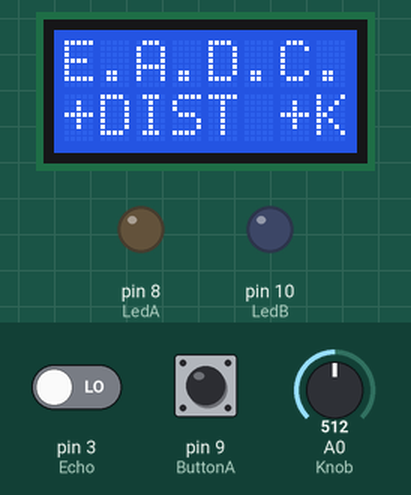
A sketch run on a simulated Arduino Mega 2560, built with avr-gcc and run on an emulated ATmega2560. On the bench: 8×2 character LCD, output pins drawn as LEDs (lit = HIGH). The inputs (shaded band) are chosen by the test bench; at power-on: pin 9 (ButtonA) LOW, pin 3 (Echo) LOW, A0 (Knob) = 512. Pins used as bus, display or sensor lines are not drawn; what the sketch prints to the serial monitor is not drawn.

Above: at 0.4 s.
At 3.9 s:
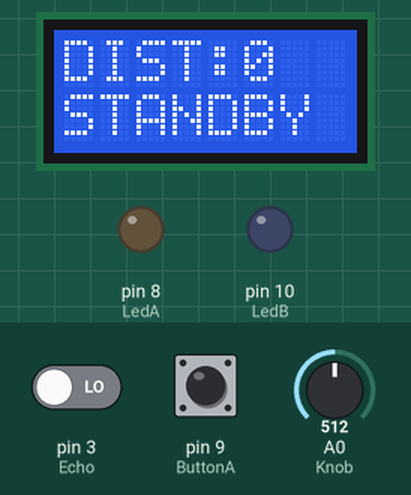
4.0 s: pin 9 (ButtonA) pulled HIGH for 1 s
At 4.9 s:
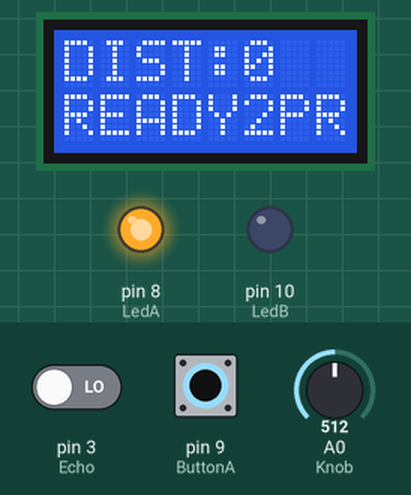
6.5 s: pin 9 (ButtonA) pulled HIGH for 3.2 s
At 8.7 s:
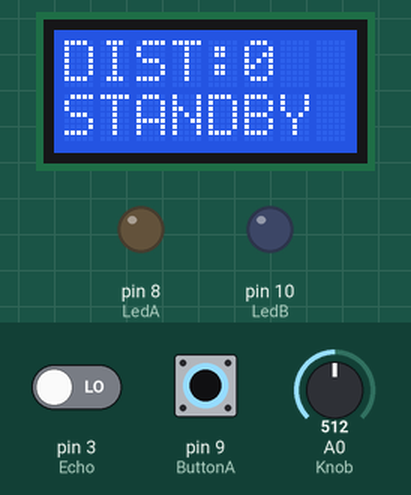
11.2 s: pin 9 (ButtonA) pulled HIGH for 0.15 s
At 12.1 s:
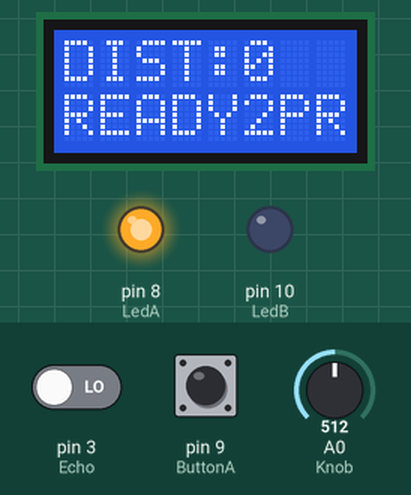
Timing chart, 0 to 14.2 s (numbered marks = the images above; inputs shaded):
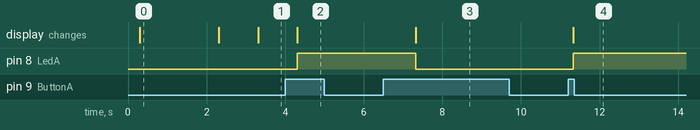

The sketch:

04_Frankenstein_Knob_Button_DistanceSensor_control.ino
```cpp
/// Controlled flow extruder ///
/// Speed is regulated by potentiometer (knob) ///
/// The extrusion starts only when the first button is pressed and the sensor is at the correct distance (below the defined value) ///
/// Avoid Serial.Print type commands in the void loop to take full advantage of the motor speed ///

const int StepsPerRev = 400;
const int Knob = A0;
const int ButtonA = 9;
const int LedA = 8;
const int LedB = 10;
const int Echo = 3;
const int Trigger = 2;
const int ExtrusionDistance = 15;

int ButtonAState = LOW;
bool programOn = false;

long duration;
int distance;

#include <Stepper.h>
#include <LiquidCrystal.h>

LiquidCrystal lcd(23, 22, 25, 24, 27, 26);
Stepper stepper_NEMA17(StepsPerRev, 50, 51, 52, 53);

void setup() {
  pinMode(ButtonA, INPUT);
  pinMode(LedA, OUTPUT);
  pinMode(LedB, OUTPUT);
  pinMode(Trigger, OUTPUT);
  pinMode(Echo, INPUT);
  Serial.begin(9600);
  Serial.println("Controlled flow extruder");
  Serial.println("Speed is regulated by potentiometer (knob)");
  Serial.println("The extrusion starts only when the first button is pressed and the sensor is at the correct distance (below the defined value)");
  Serial.println("Avoid Serial.Print type commands in the void loop to take full advantage of the motor speed");
  lcd.begin(8, 2);
  lcd.print("E.A.D.C. BUTTON");
  lcd.setCursor(0, 1);
  lcd.print("+DIST +KNOB");
  delay(2000);
  lcd.clear();
  lcd.print("DIST:");
  lcd.setCursor(10, 0);
  lcd.print(StepsPerRev);
  lcd.print("REV");
  lcd.setCursor(0, 1);
  lcd.print("STANDBY  SPD:");
}

void loop() {
  int sensorReading = analogRead(Knob);
  int motorSpeed = map(sensorReading, 0, 1023, 0, 99);

  digitalWrite(Trigger, LOW);
  delayMicroseconds(1);
  digitalWrite(Trigger, HIGH);
  delayMicroseconds(10);
  duration = pulseIn(Echo, HIGH);
  distance = duration * 0.034 / 2;

  lcd.setCursor(5, 0);
  lcd.print("   ");
  lcd.setCursor(5, 0);
  lcd.print(distance);
  lcd.setCursor(14, 1);
  lcd.print(" ");
  lcd.setCursor(13, 1);
  lcd.print(motorSpeed);
  lcd.setCursor(15, 1);
  lcd.print("%");

  int ButtonAReading = digitalRead(ButtonA);
  if (ButtonAReading != ButtonAState) {
    ButtonAState = ButtonAReading;
    if (ButtonAState == HIGH) {
      programOn = !programOn;
      if (programOn) {
        lcd.setCursor(0, 1);
        lcd.print("READY2PR");
        digitalWrite(LedA, HIGH);
      } else {
        lcd.setCursor(0, 1);
        lcd.print("STANDBY ");
        digitalWrite(LedA, LOW);
      }
    }
  }

  if (programOn) {
    if (distance < ExtrusionDistance && distance > 0) {
      digitalWrite(LedB, HIGH);
      stepper_NEMA17.setSpeed(motorSpeed);
      stepper_NEMA17.step(StepsPerRev / 100);
      digitalWrite(LedB, LOW);
    }
  }
}
```

Measured:
- after the input at 4.0 s, pin 8 (LedA): LOW → HIGH after 0.31 s; the display: changes after 0.31 s (image 2)
- after the input at 6.5 s, pin 8 (LedA): HIGH → LOW after 0.82 s; the display: changes after 0.82 s (image 3)
- after the input at 11.2 s, pin 8 (LedA): LOW → HIGH after 0.13 s; the display: changes after 0.13 s (image 4)
- what the display in image 0 shows lasts 2.0 s, from 0.3 s to 2.3 s
